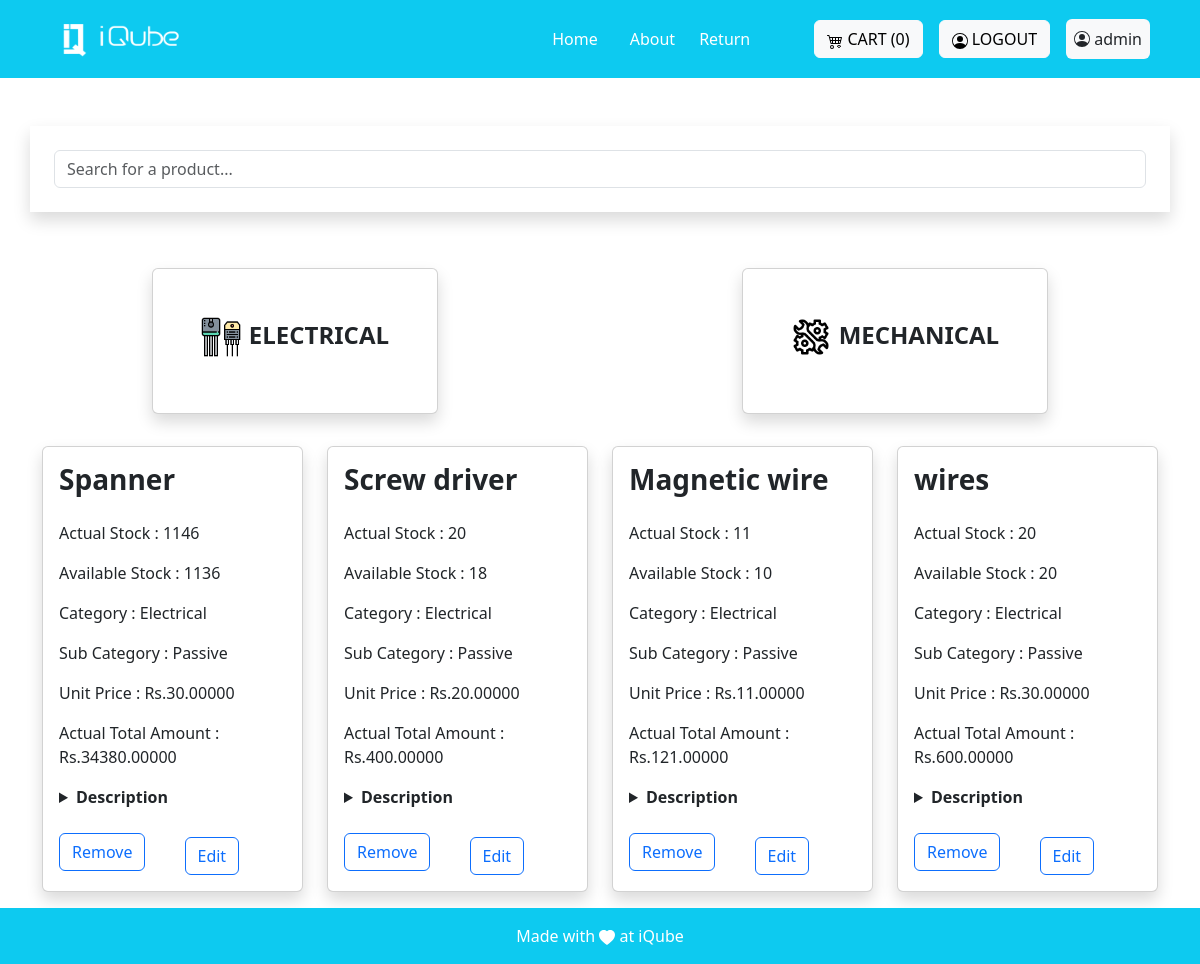
Screenshot of /electrical_product/ (signed in) with the database file from the repository.
### invention/models.py (models this page shows, shortened)
class Product(models.Model):
    name=models.CharField(max_length=255)
    decription=models.CharField(max_length=100)
    actual_count=models.PositiveIntegerField()
    available_count=models.PositiveIntegerField()
    dummy_count = models.PositiveIntegerField(default = 0)
    category= models.ForeignKey('Category', on_delete=models.CASCADE)
    sub_category = models.ForeignKey('SubCategory', on_delete = models.CASCADE)
    created_at = models.DateTimeField(auto_now=True)
    image = models.ImageField(upload_to='images', blank=True)
    actual_price = models.DecimalField(max_digits = 10,decimal_places = 5)
    available_price = models.DecimalField(max_digits = 10,decimal_places = 5)
    unit_price = models.DecimalField(max_digits = 10,decimal_places = 5)
    is_active = models.BooleanField(default = True)
    created_by = models.ForeignKey(User, on_delete=models.CASCADE)

class Category(models.Model):
    name=models.CharField(max_length=25)
    created_by = models.ForeignKey(User, on_delete=models.CASCADE)
    created_at=models.DateTimeField(auto_now=True)
    class Meta:
        verbose_name_plural = 'Categories'
    def __str__(self):
        return str(self.name)

class SubCategory(models.Model):
    name_sub=models.CharField(max_length=25)
    category = models.ForeignKey('Category', on_delete=models.CASCADE)
    created_by = models.ForeignKey(User, on_delete=models.CASCADE)
    created_at=models.DateTimeField(auto_now=True)
    def __str__(self):
      return self.name_sub

### invention/views.py (the view)
# urls.py: path('electrical_product/', views.electrical_product_view, name='electrical_product'),
@login_required(login_url='login')
def electrical_product_view(request):
     products = Product.objects.all()
     cart=Cart.objects.filter(created_by=request.user)
     count = cart.count()
     return render(request, 'adminview/electricalproduct.html', {'products': products, 'count':count,})

### invention/templates/adminview/electricalproduct.html (shortened to what this page needs)
{% extends 'base.html' %}
{% load static %}
{% block base %}
<div class="container p-4 shadow mb-5 mt-5" id="search">
  <input type="text" id="searchInput" class="form-control" placeholder="Search for a product...">
</div>
<div class="d-flex flex-row bd-highlight  justify-content-around mb-4">
  <div class="p-2 bd-highlight fs-4 text-uppercase fw-semibold">
    <div class="card shadow">
      <div class="card-title p-5 "><a href="{% url 'electrical_product' %}" class="text-decoration-none text-dark mr-3  "><span><img src="{% static 'images/transistor.png' %}" alt="" width="40" height="40"></span>Electrical</a></div>
    </div>
  </div>
  <div class="p-2 bd-highlight fs-4 text-uppercase fw-semibold">
    <div class="card  shadow">
      <div class="card-title p-5"><a href="{% url 'mechanical_product' %}" class="text-decoration-none text-dark"><span class="mr-2"><img src="{% static 'images/setting.png' %}" alt="" width="40" height="40"></span>Mechanical</a></div>
    </div>
  </div>
</div>
<div class="container my-4" id="productsContainer">
  <div class="row row-cols-1 row-cols-md-4 g-4" id="productList">
    {% for product in products reversed %}
      {% if product.category.name == 'Electrical' %}
        <div class="col product-card">
          <div class="card shadow">
            <div class="card-body">
              <h5 class="card-title fs-3 fw-semibold">{{ product.name }}</h5>
              <p class="card-text mt-4 fs-6">Actual Stock : {{ product.actual_count }}</p>
              <p class="card-text fs-6">Available Stock : {{ product.available_count }}</p>
              <p class="card-text fs-6">Category :  {{ product.category }}</p>
              <p class="card-text fs-6">Sub Category :  {{ product.sub_category }}</p>
              <p class="card-text fs-6">Unit Price : Rs.{{ product.unit_price}}</p>
              <p class="card-text fs-6">Actual Total Amount : Rs.{{product.actual_price}}</p>
              <details>
                <summary class=""><strong class="">Description</strong><br></summary>
                </details>
              <div class="row row-cols-1 row-cols-md-2 mt-4">
                <div>
                  <a href="{% url 'delete_product' product.id %}"><button class="btn btn-outline-primary"  onclick="return confirmRemoveItem('{{product.id }}')">Remove</button></a>
                </div>
                <div>
                  <form action="{% url 'edit_product_view' product.id %}">
                    <button class="mt-1 btn btn-outline-primary">Edit</button>
                </div>
              </div>
            </div>
          </div>
        </div>
    {% endif %}
    {% empty %}
    <p>Not yet added</p>
    {% endfor %}
  </div>
</div>
<div class="mt-4 mb-4 text-white">
</div>
{% endblock %}

### invention/templates/base.html (shortened to what this page needs)
{% load static %}
<!DOCTYPE html>
<html lang="en">
<head>
    <link href="https://cdn.jsdelivr.net/npm/bootstrap@5.3.2/dist/css/bootstrap.min.css" rel="stylesheet"
>
</head>
<body>
    <nav class="sticky-top navbar navbar-expand-lg navbar-dark bg-info p-3">
    <div class="container">
            <a class="navbar-brand" href="#">
                <img src="{% static 'images/logo-white.png' %}" alt="Logo" height="36" width="150">
            </a>
            <div class="collapse navbar-collapse justify-content-end" id="navbarNav">
                <ul class="navbar-nav mx-5">
                    <li class="nav-item mx-2">
                        <a class="nav-link active" href="{% url 'Home'%}">Home</a>
                    </li>
                    <li class="nav-item mx-2">
                        <a class="nav-link active" href="{% url 'About' %}">About</a>
                    </li>
                    <li>
                        <a href="/return_form" class="nav-link active">Return</a>
                    </li>
                </ul>
            </div>
            <div class="mt-3 mt-lg-0 mx-2">
                <a class="btn btn-light" href="{% url 'view_cart' %}">
                    CART ({{count}})
                </a>
            </div>
            {% if not user.is_authenticated %}
            <div class="mt-3 mt-lg-0 mx-2">
                <a class="btn btn-light" href="{% url "social:begin" 'azuread-tenant-oauth2' %}">
                    <svg xmlns="http://www.w3.org/2000/svg" width="16" height="16" fill="currentColor" class="bi bi-person-circle" viewBox="0 0 16 16">
                    <path d="M11 6a3 3 0 1 1-6 0 3 3 0 0 1 6 0"/>
                        <path fill-rule="evenodd" d="M0 8a8 8 0 1 1 16 0A8 8 0 0 1 0 8m8-7a7 7 0 0 0-5.468 11.37C3.242 11.226 4.805 10 8 10s4.757 1.225 5.468 2.37A7 7 0 0 0 8 1"/>
                    </svg>
                    LOGIN
                </a>
            </div>
            {% else %}
            <div class="mt-3 mt-lg-0 mx-2">
                <a class="btn btn-light" href="{% url 'logout' %}">
                    LOGOUT
                </a>
            </div>
            <div class="mt-1 mt-lg-0 mx-2 p-2 rounded bg-light">
                    {{request.user.username}}
            </div>
            {% endif %}
        </div>
    </nav>
    <main>
        <div>
            {% block base %}{% endblock %}
        </div>
    </main>
    <footer class="bg-light text-center text-lg-start fixed-bottom">
        <div class="text-center p-2 bg-info p-3" style=" color: white;">
            <div>Made with
                <svg xmlns="http://www.w3.org/2000/svg" width="16" height="16" fill="currentColor"
                    class="bi bi-heart-fill" viewBox="0 0 16 16">
                    <path fill-rule="evenodd"
                        d="M8 1.314C12.438-3.248 23.534 4.735 8 15-7.534 4.736 3.562-3.248 8 1.314z" />
                </svg>
               at iQube
            </div>
        </div>
    </footer>
</body>
</html>
{% load sweetify %}

### invention/templates/base.html (style rules this page uses)
html { scroll-behavior:smooth; }

### rows the page displays
Product: name "Spanner", actual_count "1146", available_count "1136", category "Electrical", sub_category "Passive", unit_price "30.00000", actual_price "34380.00000"
Product: name "Screw driver", actual_count "20", available_count "18", category "Electrical", sub_category "Passive", unit_price "20.00000", actual_price "400.00000"
Product: name "Magnetic wire", actual_count "11", available_count "10", category "Electrical", sub_category "Passive", unit_price "11.00000", actual_price "121.00000"
Product: name "wires", actual_count "20", available_count "20", category "Electrical", sub_category "Passive", unit_price "30.00000", actual_price "600.00000"

### other values shown
{{ count }} "0"
{{ request.user.username }} "admin"
